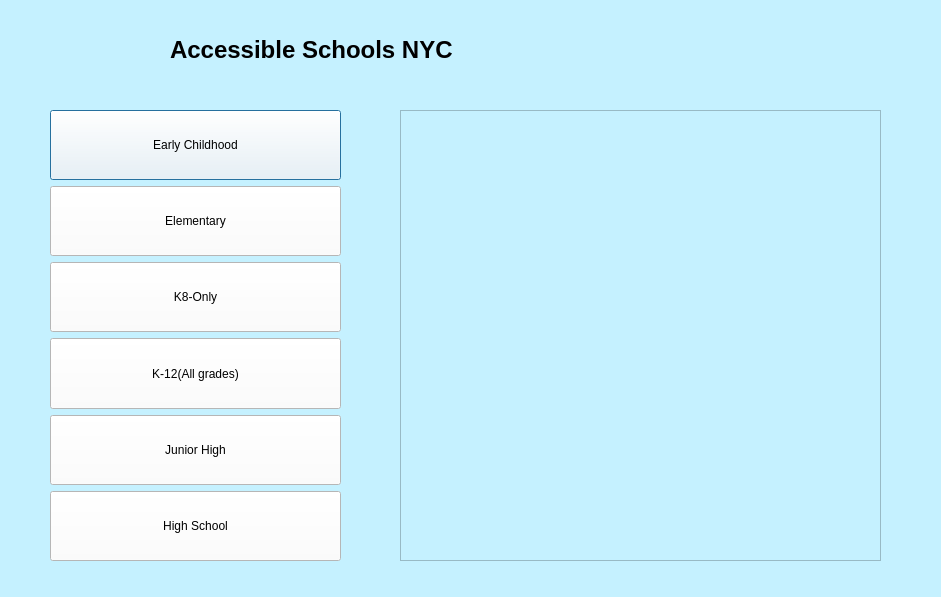
<?xml version="1.0" encoding="UTF-8"?>
<ui version="4.0">
 <class>ListDialog</class>
 <widget class="QDialog" name="ListDialog">
  <property name="geometry">
   <rect>
    <x>0</x>
    <y>0</y>
    <width>941</width>
    <height>597</height>
   </rect>
  </property>
  <property name="windowTitle">
   <string>Dialog</string>
  </property>
  <property name="styleSheet">
   <string notr="true">background-color: rgb(197, 241, 255)</string>
  </property>
  <widget class="QWidget" name="layoutWidget">
   <property name="geometry">
    <rect>
     <x>50</x>
     <y>110</y>
     <width>291</width>
     <height>451</height>
    </rect>
   </property>
   <layout class="QVBoxLayout" name="verticalLayout">
    <item>
     <widget class="QPushButton" name="EarlyC_button_2">
      <property name="sizePolicy">
       <sizepolicy hsizetype="Expanding" vsizetype="Expanding">
        <horstretch>0</horstretch>
        <verstretch>0</verstretch>
       </sizepolicy>
      </property>
      <property name="styleSheet">
       <string notr="true">font: 14pt &quot;Georgia&quot;;
background-color:rgb(255, 255, 255);</string>
      </property>
      <property name="text">
       <string>Early Childhood</string>
      </property>
     </widget>
    </item>
    <item>
     <widget class="QPushButton" name="elemnt_button_2">
      <property name="sizePolicy">
       <sizepolicy hsizetype="Expanding" vsizetype="Expanding">
        <horstretch>0</horstretch>
        <verstretch>0</verstretch>
       </sizepolicy>
      </property>
      <property name="styleSheet">
       <string notr="true">font: 14pt &quot;Georgia&quot;;
background-color:rgb(255, 255, 255);</string>
      </property>
      <property name="text">
       <string>Elementary</string>
      </property>
     </widget>
    </item>
    <item>
     <widget class="QPushButton" name="K8_Button_2">
      <property name="sizePolicy">
       <sizepolicy hsizetype="Expanding" vsizetype="Expanding">
        <horstretch>0</horstretch>
        <verstretch>0</verstretch>
       </sizepolicy>
      </property>
      <property name="styleSheet">
       <string notr="true">font: 14pt &quot;Georgia&quot;;
background-color:rgb(255, 255, 255);</string>
      </property>
      <property name="text">
       <string>K8-Only</string>
      </property>
     </widget>
    </item>
    <item>
     <widget class="QPushButton" name="K12_Button_2">
      <property name="sizePolicy">
       <sizepolicy hsizetype="Expanding" vsizetype="Expanding">
        <horstretch>0</horstretch>
        <verstretch>0</verstretch>
       </sizepolicy>
      </property>
      <property name="styleSheet">
       <string notr="true">font: 14pt &quot;Georgia&quot;;
background-color:rgb(255, 255, 255);</string>
      </property>
      <property name="text">
       <string>K-12(All grades)</string>
      </property>
     </widget>
    </item>
    <item>
     <widget class="QPushButton" name="juniorH_button_2">
      <property name="sizePolicy">
       <sizepolicy hsizetype="Expanding" vsizetype="Expanding">
        <horstretch>0</horstretch>
        <verstretch>0</verstretch>
       </sizepolicy>
      </property>
      <property name="styleSheet">
       <string notr="true">font: 14pt &quot;Georgia&quot;;
background-color:rgb(255, 255, 255);</string>
      </property>
      <property name="text">
       <string>Junior High</string>
      </property>
     </widget>
    </item>
    <item>
     <widget class="QPushButton" name="HighS_button_2">
      <property name="sizePolicy">
       <sizepolicy hsizetype="Expanding" vsizetype="Expanding">
        <horstretch>0</horstretch>
        <verstretch>0</verstretch>
       </sizepolicy>
      </property>
      <property name="styleSheet">
       <string notr="true">font: 14pt &quot;Georgia&quot;;
background-color:rgb(255, 255, 255);</string>
      </property>
      <property name="text">
       <string>High School</string>
      </property>
     </widget>
    </item>
   </layout>
  </widget>
  <widget class="QTextEdit" name="textEdit">
   <property name="geometry">
    <rect>
     <x>400</x>
     <y>110</y>
     <width>481</width>
     <height>451</height>
    </rect>
   </property>
   <property name="styleSheet">
    <string notr="true">font: 12pt &quot;Georgia&quot;;</string>
   </property>
   <property name="html">
    <string>&lt;!DOCTYPE HTML PUBLIC &quot;-//W3C//DTD HTML 4.0//EN&quot; &quot;http://www.w3.org/TR/REC-html40/strict.dtd&quot;&gt;
&lt;html&gt;&lt;head&gt;&lt;meta name=&quot;qrichtext&quot; content=&quot;1&quot; /&gt;&lt;meta charset=&quot;utf-8&quot; /&gt;&lt;style type=&quot;text/css&quot;&gt;
p, li { white-space: pre-wrap; }
&lt;/style&gt;&lt;/head&gt;&lt;body style=&quot; font-family:'Georgia'; font-size:12pt; font-weight:400; font-style:normal;&quot;&gt;
&lt;p style=&quot;-qt-paragraph-type:empty; margin-top:0px; margin-bottom:0px; margin-left:0px; margin-right:0px; -qt-block-indent:0; text-indent:0px; font-family:'Goergia';&quot;&gt;&lt;br /&gt;&lt;/p&gt;&lt;/body&gt;&lt;/html&gt;</string>
   </property>
  </widget>
  <widget class="QLabel" name="label">
   <property name="geometry">
    <rect>
     <x>170</x>
     <y>20</y>
     <width>581</width>
     <height>61</height>
    </rect>
   </property>
   <property name="styleSheet">
    <string notr="true">font: 14pt &quot;Georgia&quot;;</string>
   </property>
   <property name="text">
    <string>&lt;h1&gt; Accessible Schools NYC &lt;/h1&gt;</string>
   </property>
  </widget>
 </widget>
 <resources/>
 <connections/>
</ui>
